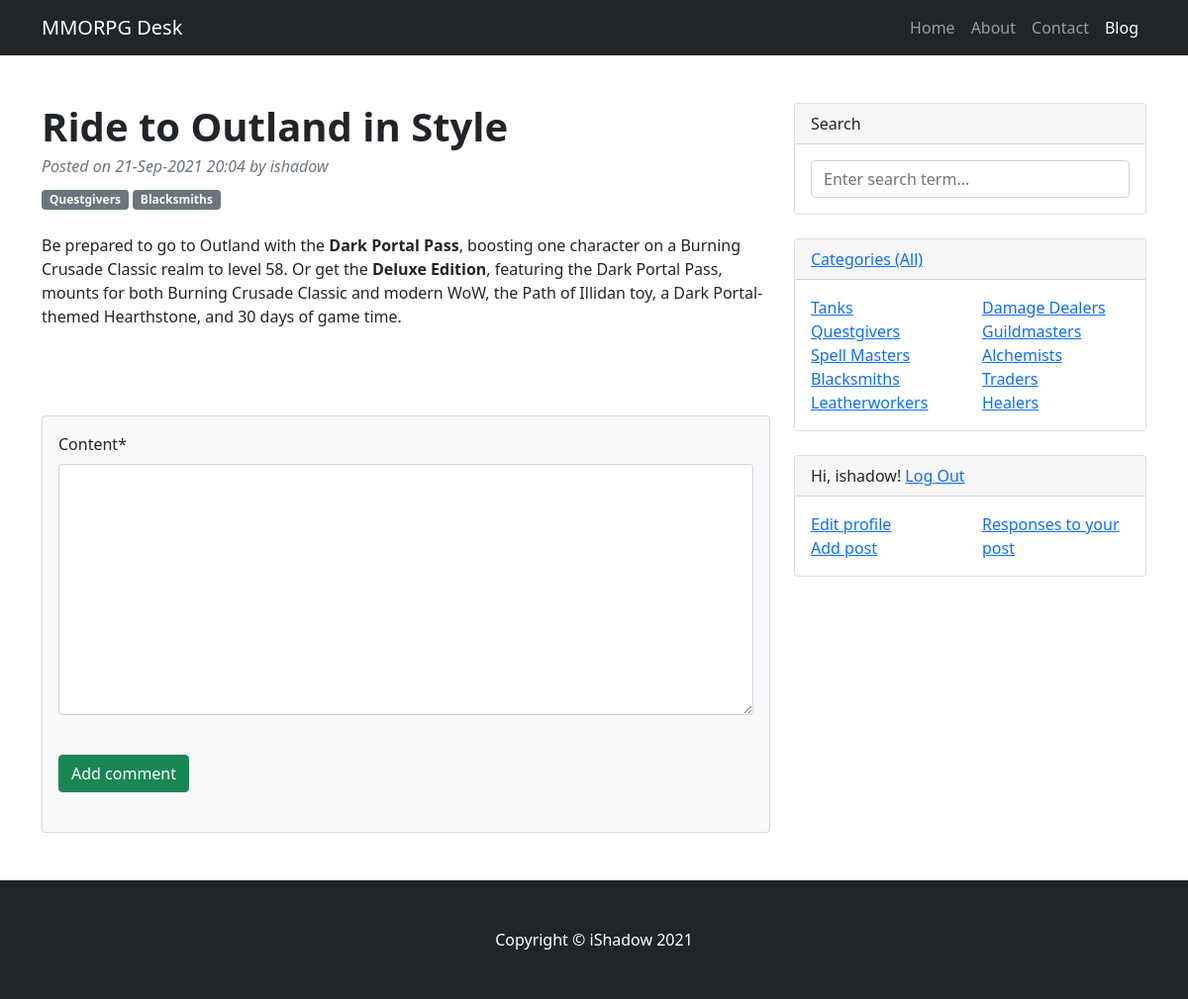
The app's page /posts/comment_create/3 (signed in) with its own data.
### BB/models.py (models this page shows, shortened)
class Post(models.Model):
    author = models.ForeignKey(CustomUser, on_delete=models.CASCADE)
    category = models.ManyToManyField(Category, through='PostCategory')
    title = models.CharField(max_length=255)
    date_posted = models.DateTimeField(auto_now_add=True)
    content = RichTextField()
    rating = models.IntegerField(default=0)

class Category(models.Model):
    name = models.CharField(max_length=255, unique=True)

### accounts/models.py (models this page shows)
class CustomUser(AbstractUser):
    need_mailing_news = models.BooleanField(default=False)

### BB/views.py (the view, shortened to what this page needs)
# urls.py: path('comment_create/<int:pk>', CommentCreateView.as_view(), name='comment_create'),
class CommentCreateView(LoginRequiredMixin, CreateView):
    model = Comment
    template_name = 'BB/comment_create.html'
    context_object_name = 'comment'
    form_class = CommentFormCreate
    success_url = reverse_lazy('post_list')
    def get_context_data(self, **kwargs):
        context = super().get_context_data(**kwargs)
        id_post = self.kwargs.get('pk')
        context['post'] = Post.objects.get(pk=id_post)
        i = 0
        list_fh = []
        list_sh = []
        for cat in Category.objects.all():
            i += 1
            if i <= len(Category.objects.all()) / 2:
                list_fh.append(cat)
            else:
                list_sh.append(cat)
        context['categories'] = Category.objects.all()
        context['cat_fh'] = list_fh
        context['cat_sh'] = list_sh
        return context

### BB/forms.py
class CommentFormCreate(forms.ModelForm):
    content = forms.CharField(widget=Textarea)
    class Meta:
        model = Comment
        fields = ['content']
        labels = {'content': 'Comment:'}
    def __init__(self, *args, **kwargs):
        super(CommentFormCreate, self).__init__(*args, **kwargs)
        self.helper = FormHelper()
        self.helper.form_method = 'post'
        self.helper.layout = Layout(
            Row(
                Field('content', css_class='form-control'),
            ),
            HTML('<br>'),
        )
        self.helper.add_input(Submit('submit', 'Add comment', css_class='btn btn-success'))

### templates/BB/comment_create.html (shortened to what this page needs)
{% extends 'flatpages/default.html' %}
{% load crispy_forms_tags %}
{% load account %}
{% load static %}
{% block content %}
    <article>
        <header class="mb-4">
            <h1 class="fw-bolder mb-1">{{ post.title }}</h1>
            {% if post.author == current_user %}
                <div class="text-muted fst-italic mb-2">Posted on {{ post.date_posted|date:'d-M-Y' }} {{ post.date_posted|time:"H:i" }} by {{ post.author }} <a href="{% url 'post_edit' post.pk %}">+ Edit Blog Post</a>|<a href="{% url 'post_delete' post.pk %}">+ Delete Blog Post</a></div>
            {% else %}
                <div class="text-muted fst-italic mb-2">Posted on {{ post.date_posted|date:'d-M-Y' }} {{ post.date_posted|time:"H:i" }} by {{ post.author }}</div>
            {% endif %}
            {% for c in post.category.all %}
                <a class="badge bg-secondary text-decoration-none link-light" href="{% url 'category_detail' c.id %}">{{ c.name }}</a>
            {% endfor %}
        </header>
        <section class="mb-5">
            {{ post.content|safe }}
        </section>
    </article>
    <section class="mb-5">
        <div class="card bg-light">
            <div class="card-body">
                <form class="mb-4" method="POST">
                    {% crispy form %}
                </form>
            </div>
        </div>
    </section>
{% endblock content %}
{% block cat-widget %}
    {% if cat_fh or cat_sh %}
        <div class="col-sm-6">
            <ul class="list-unstyled mb-0">
                {% for category in cat_fh %}
                    <li><a href="{% url 'category_detail' category.id %}">{{ category.name }}</a></li>
                {% endfor %}
            </ul>
        </div>
        <div class="col-sm-6">
            <ul class="list-unstyled mb-0">
                {% for category in cat_sh %}
                    <li><a href="{% url 'category_detail' category.id %}">{{ category.name }}</a></li>
                {% endfor %}
            </ul>
        </div>
    {% else %}
        <h4>Categories not found</h4>
    {% endif %}
{% endblock cat-widget %}
{% block search %}
    <form class="input-group " action="{% url 'search_comments_results' %}" method="get">
        <input name="q" class="form-control" type="text" placeholder="Enter search term..." aria-label="Enter search term..." aria-describedby="button-search" />
    </form>
{% endblock search %}

### templates/flatpages/default.html (shortened to what this page needs)
{% load static %}
{% load i18n %}
<!DOCTYPE html>
<html lang="en">
    <head>
        <link href="{% static 'vendor/bootstrap/css/styles.css' %}" rel="stylesheet" />
    </head>
    <body>
        <nav class="navbar navbar-expand-lg navbar-dark bg-dark">
            <div class="container">
                <a class="navbar-brand" href="/home">MMORPG Desk</a>
                <div class="collapse navbar-collapse" id="navbarSupportedContent">
                    <ul class="navbar-nav ms-auto mb-2 mb-lg-0">
                        <li class="nav-item"><a class="nav-link" href="{% url 'home' %}">Home</a></li>
                        <li class="nav-item"><a class="nav-link" href="{% url 'about' %}">About</a></li>
                        <li class="nav-item"><a class="nav-link" href="{% url 'contacts' %}">Contact</a></li>
                        <li class="nav-item"><a class="nav-link active" aria-current="page" href="/posts">Blog</a></li>
                    </ul>
                </div>
            </div>
        </nav>
        <div class="container mt-5">
            <div class="row">
                <div class="col-lg-8">
                   {% block content %}{% endblock content %}
                </div>
                <div class="col-lg-4">
                    <div class="card mb-4">
                        <div class="card-header">Search</div>
                        <div class="card-body">
                            {% block search %}{% endblock search %}
                        </div>
                    </div>
                    <div class="card mb-4">
                        <div class="card-header"><a href="{% url 'post_list' %}">Categories (All)</a></div>
                        <div class="card-body">
                            <div class="row">
                                {% block cat-widget %}
                                {% endblock cat-widget %}
                            </div>
                        </div>
                    </div>
                    <div class="card mb-4">
                        <div class="card-header">
                            {% if user.is_authenticated %}
                                Hi, {{ user.username }}! <a href="{% url 'account_logout' %}">Log Out</a>
                            {% else %}
                                <a href="{% url 'account_login' %}">Log In</a> or <a href="{% url 'account_signup' %}">Registration</a>
                            {% endif %}
                        </div>
                        {% if user.is_authenticated %}
                            <div class="card-body">
                                <div class="row">
                                    <div class="col-sm-6">
                                        <ul class="list-unstyled mb-0">
                                            <li><a href="{% url 'signin' %}">Edit profile</a></li>
                                            <li><a href="{% url 'post_create' %}">Add post</a></li>
                                        </ul>
                                    </div>
                                    <div class="col-sm-6">
                                        <ul class="list-unstyled mb-0">
                                            <li><a href="{% url 'comment_list' %}">Responses to your post</a></li>
                                        </ul>
                                    </div>
                                </div>
                            </div>
                        {% else %}
                            <div class="card-body">To fully work with the blog, log in!</div>
                        {% endif %}
                    </div>
                </div>
            </div>
        </div>
        <footer class="py-5 bg-dark">
            <div class="container"><p class="m-0 text-center text-white">Copyright &copy; iShadow 2021</p></div>
        </footer>
    </body>
</html>

### records on screen
Post: title "Ride to Outland in Style", date_posted "21-Sep-2021", date_posted "20:04", author "ishadow", content "Be prepared to go to Outland with the Dark Portal Pass , boosting one character on a Burning Crusade Classic realm to level 58. Or get the Deluxe Edition , featuring the Dark Portal Pass, mounts for both Burning Crusade Classic and modern WoW, the Path of Illidan toy, a Dark Portal-themed Hearthstone, and 30 days of game time."
Category: name "Questgivers"
Category: name "Blacksmiths"
Category: name "Tanks"
Category: name "Spell Masters"
Category: name "Leatherworkers"
Category: name "Damage Dealers"
Category: name "Guildmasters"
Category: name "Alchemists"
Category: name "Traders"
Category: name "Healers"
CustomUser: username "ishadow"
